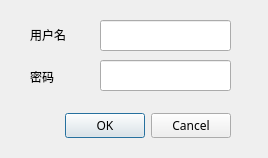
<?xml version="1.0" encoding="UTF-8"?>
<ui version="4.0">
 <class>Dialog</class>
 <widget class="QDialog" name="Dialog">
  <property name="geometry">
   <rect>
    <x>0</x>
    <y>0</y>
    <width>268</width>
    <height>158</height>
   </rect>
  </property>
  <property name="font">
   <font>
    <family>黑体</family>
   </font>
  </property>
  <property name="windowTitle">
   <string>登录</string>
  </property>
  <widget class="QDialogButtonBox" name="buttonBox">
   <property name="geometry">
    <rect>
     <x>20</x>
     <y>110</y>
     <width>211</width>
     <height>32</height>
    </rect>
   </property>
   <property name="orientation">
    <enum>Qt::Horizontal</enum>
   </property>
   <property name="standardButtons">
    <set>QDialogButtonBox::Cancel|QDialogButtonBox::Ok</set>
   </property>
  </widget>
  <widget class="QLineEdit" name="password">
   <property name="geometry">
    <rect>
     <x>100</x>
     <y>60</y>
     <width>131</width>
     <height>31</height>
    </rect>
   </property>
   <property name="echoMode">
    <enum>QLineEdit::Password</enum>
   </property>
   <property name="clearButtonEnabled">
    <bool>true</bool>
   </property>
  </widget>
  <widget class="QLineEdit" name="username">
   <property name="geometry">
    <rect>
     <x>100</x>
     <y>20</y>
     <width>131</width>
     <height>31</height>
    </rect>
   </property>
   <property name="clearButtonEnabled">
    <bool>true</bool>
   </property>
  </widget>
  <widget class="QLabel" name="un">
   <property name="geometry">
    <rect>
     <x>30</x>
     <y>24</y>
     <width>51</width>
     <height>21</height>
    </rect>
   </property>
   <property name="text">
    <string>用户名</string>
   </property>
  </widget>
  <widget class="QLabel" name="pw">
   <property name="geometry">
    <rect>
     <x>30</x>
     <y>66</y>
     <width>51</width>
     <height>21</height>
    </rect>
   </property>
   <property name="text">
    <string>密码</string>
   </property>
  </widget>
 </widget>
 <resources/>
 <connections>
  <connection>
   <sender>buttonBox</sender>
   <signal>accepted()</signal>
   <receiver>Dialog</receiver>
   <slot>accept()</slot>
   <hints>
    <hint type="sourcelabel">
     <x>248</x>
     <y>254</y>
    </hint>
    <hint type="destinationlabel">
     <x>157</x>
     <y>274</y>
    </hint>
   </hints>
  </connection>
  <connection>
   <sender>buttonBox</sender>
   <signal>rejected()</signal>
   <receiver>Dialog</receiver>
   <slot>reject()</slot>
   <hints>
    <hint type="sourcelabel">
     <x>316</x>
     <y>260</y>
    </hint>
    <hint type="destinationlabel">
     <x>286</x>
     <y>274</y>
    </hint>
   </hints>
  </connection>
 </connections>
</ui>
